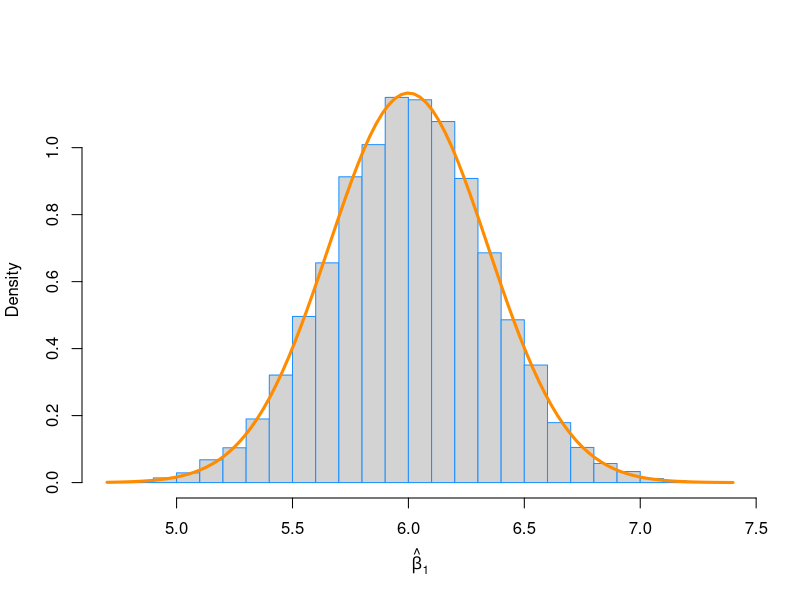
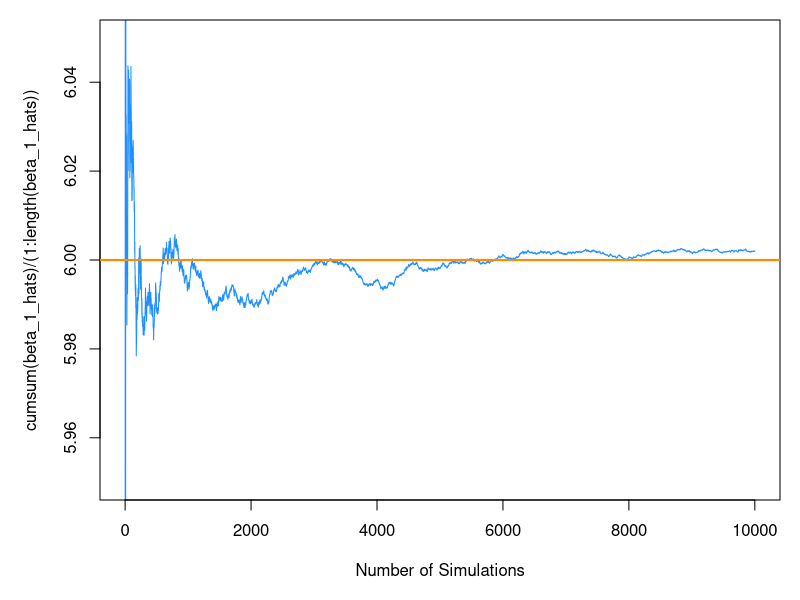
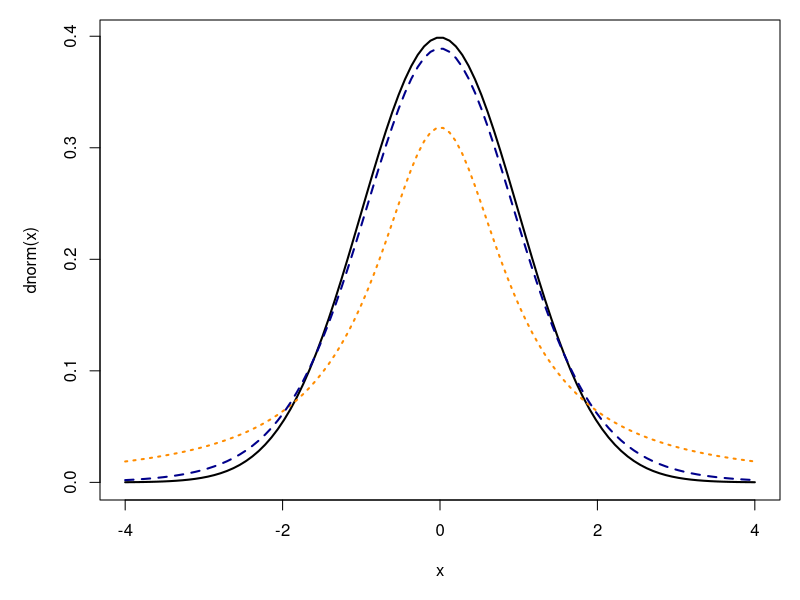
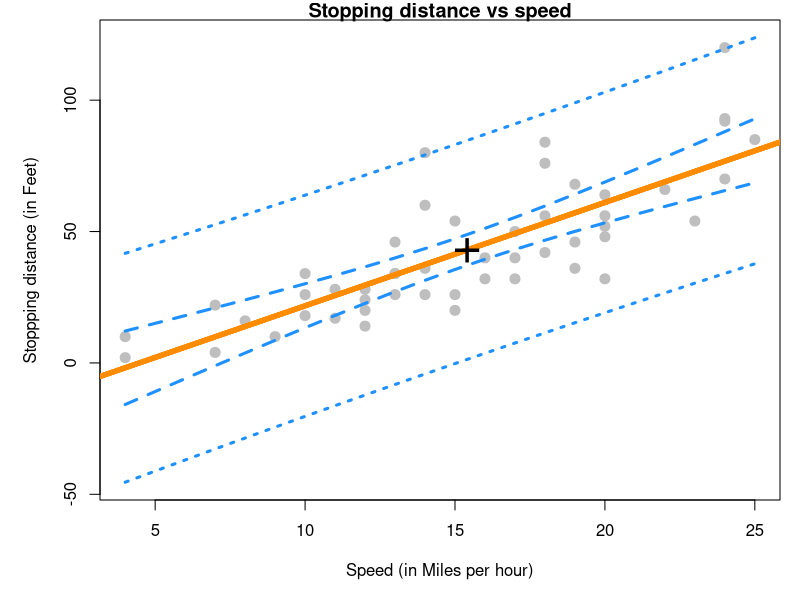

Here is the R script that generated these plots, in order:
set.seed(42)
sample_size = 100
x = seq(-1, 1, length =sample_size)
Sxx = sum((x-mean(x))^2)

beta_0 = 3
beta_1 = 6
sigma = 2

(var_beta_1_hat = sigma^2/Sxx)
(var_beta_0_hat = sigma^2 *(1/sample_size+mean(x)^2/Sxx))


num_samples = 10000
beta_0_hats = rep(0, num_samples)
beta_1_hats = rep(0, num_samples)

for(i in 1:num_samples){
  eps = rnorm(sample_size, mean=0, sd=sigma)
  y = beta_0 + beta_1 *x + eps
  
  sim_model = lm(y~x)
  
  beta_0_hats[i] = coef(sim_model)[1]
  beta_1_hats[i] = coef(sim_model)[2]
}

hist(beta_1_hats, prob= TRUE, breaks=20, xlab= expression(hat(beta)[1]), main="", border="dodgerblue")
curve(dnorm(x, mean=beta_1, sd= sqrt(var_beta_1_hat)), col="darkorange", add=TRUE, lwd=3)

par(mar=c(5,5,1,1))
plot(cumsum(beta_1_hats)/ (1:length(beta_1_hats)), type = "l", ylim = c(5.95, 6.05),
     xlab = "Number of Simulations", col="dodgerblue")
abline(h=6, col="darkorange", lwd=2)


# t distribution
x = seq(-4, 4, length=100)
plot(x, dnorm(x), type= "l", lty = 1, lwd= 2)
lines(x, dt(x, df=1), lty=3, lwd=2, col="darkorange")
lines(x, dt(x, df=10), lty=2, lwd=2, col="darkblue")


############### car example
stop_dist_model = lm(dist~speed, data=cars)
summary(stop_dist_model)$coefficients

x = cars$speed
y = cars$dist
y_hat = stop_dist_model$fitted.values
e = y-y_hat
n = length(e)
s2_e = sum(e^2)/(n-2)

Sxx = sum((x-mean(x))^2)
Sxy = sum((x-mean(x))*(y-mean(y)))
beta_1_hat = Sxy/Sxx
(beta_1_hat)/(sqrt(s2_e)/sqrt(Sxx))


# store model data
stop_dist_model_test_info = summary(stop_dist_model)$coefficients

beta_0_hat      = stop_dist_model_test_info[1, 1] # Estimate
beta_0_hat_se   = stop_dist_model_test_info[1, 2] # Std. Error
beta_0_hat_t    = stop_dist_model_test_info[1, 3] # t value
beta_0_hat_pval = stop_dist_model_test_info[1, 4] # Pr(>|t|)

beta_1_hat      = stop_dist_model_test_info[2, 1] # Estimate
beta_1_hat_se   = stop_dist_model_test_info[2, 2] # Std. Error
beta_1_hat_t    = stop_dist_model_test_info[2, 3] # t value
beta_1_hat_pval = stop_dist_model_test_info[2, 4] # Pr(>|t|)

2*pt(abs(beta_1_hat_t), df=length(resid(stop_dist_model))-2, lower.tail=FALSE)


############ confidence and prediciton bands
speed_grid = seq(min(cars$speed), max(cars$speed))
dist_ci_band = predict(stop_dist_model,newdata= data.frame(speed=speed_grid), interval = "confidence", level=0.99)
dist_pi_band = predict(stop_dist_model, newdata=data.frame(speed=speed_grid), interval="prediction", level=0.99)

plot(dist~speed, data=cars,
     xlab= "Speed (in Miles per hour)",
     ylab = "Stoppping distance (in Feet)",
     main = "Stopping distance vs speed",
     pch =20,
     cex=2,
     col="grey",
     ylim= c(min(dist_pi_band), max(dist_pi_band)))
abline(stop_dist_model, lwd=5, col="darkorange")
lines(speed_grid, dist_ci_band[,"lwr"], col="dodgerblue", lwd=3, lty=2)
abline(stop_dist_model, lwd=5, col="darkorange")
lines(speed_grid, dist_ci_band[,"upr"], col="dodgerblue", lwd=3, lty=2)
abline(stop_dist_model, lwd=5, col="darkorange")
lines(speed_grid, dist_pi_band[,"lwr"], col="dodgerblue", lwd=3, lty=3)
abline(stop_dist_model, lwd=5, col="darkorange")
lines(speed_grid, dist_pi_band[,"upr"], col="dodgerblue", lwd=3, lty=3)
points(mean(cars$speed), mean(cars$dist), pch = "+", cex = 3)


anova(stop_dist_model)
anova(lm(dist ~ 1, data = cars), lm(dist ~ speed, data = cars))